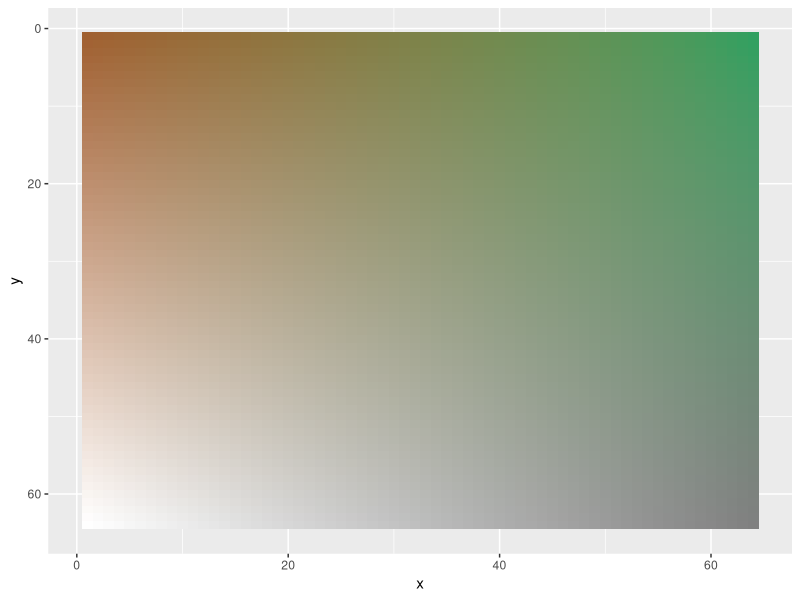

The R source for this figure:
library(ggplot2)

create_gradient_plot <- function(n, top_left, top_right, lower_left, lower_right) {
  decode_colour <- function(colour) {
    farver::decode_colour(colour, to = "oklab")[1, ]
  }
  
  get_colour <- function(a, b, mx_tl, mx_tr, mx_ll, mx_lr){
    tl <- decode_colour(top_left)
    tr <- decode_colour(top_right)
    ll <- decode_colour(lower_left)
    lr <- decode_colour(lower_right)
    
    weights <- c(mx_tl[a,b], mx_tr[a,b], mx_ll[a,b], mx_lr[a,b])
    l <- sum(weights * c(tl["l"], tr["l"], ll["l"], lr["l"])) / sum(weights)
    a <- sum(weights * c(tl["a"], tr["a"], ll["a"], lr["a"])) / sum(weights)
    b <- sum(weights * c(tl["b"], tr["b"], ll["b"], lr["b"])) / sum(weights)
    
    return (farver::encode_colour(matrix(c(l, a, b), ncol = 3), from = "oklab"))
  }
  
  x = seq(0, 1, length.out = n)
  y = seq(0, 1, length.out = n)
  
  mx_lr <- t(matrix(x, ncol = 1, nrow = n ) %*% matrix(y, ncol = n, nrow = 1))
  mx_tr <- t(matrix(rev(x), ncol = 1, nrow = n ) %*% matrix(y, ncol = n, nrow = 1))
  mx_tl <- t(matrix(rev(x), ncol = 1, nrow = n ) %*% matrix(rev(y), ncol = n, nrow = 1))
  mx_ll <- t(matrix(x, ncol = 1, nrow = n ) %*% matrix(rev(y), ncol = n, nrow = 1))
  
  df <- expand.grid(x = 1:n, y = 1:n)
  
  df$fill <- purrr::map2(df$x, df$y, get_colour, mx_tl = mx_tl, mx_tr = mx_tr, mx_ll = mx_ll, mx_lr = mx_lr)
  
  ggplot(df, aes(x,y))+
    geom_tile(aes(fill = fill))+
    scale_fill_identity()+
    scale_y_reverse()
}

create_gradient_plot(n = 64, top_left = "#a06030", top_right = "#30a060", lower_left = "#ffffff", lower_right = "#808080")
